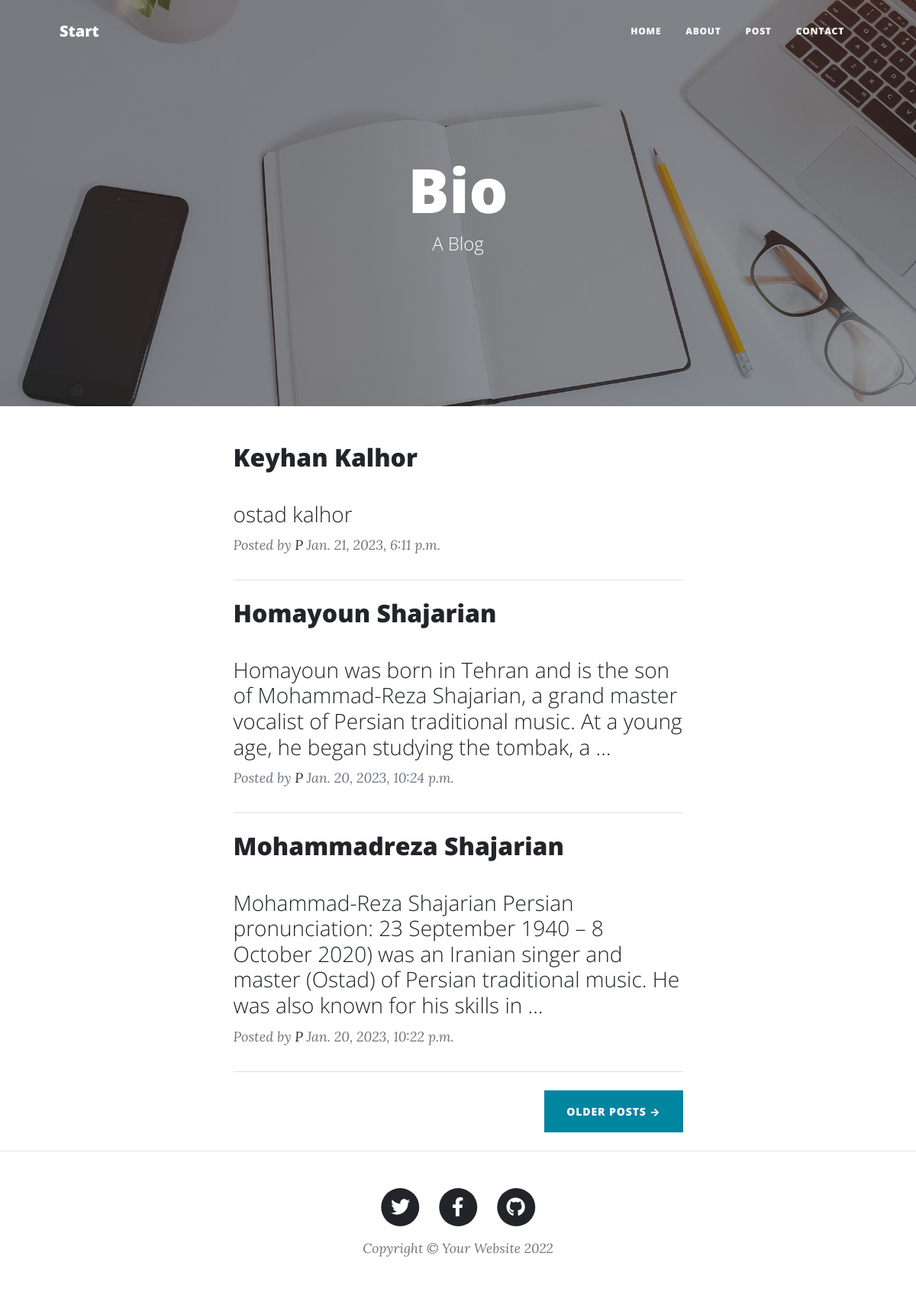
The page / on the database its author committed.
### blog/models.py (models this page shows, shortened)
class Article (models.Model):
    STATUS_CHOICES=(
    ("D","Draft"),
    ("P","Published")
    )
    title = models.CharField(max_length=200)
    slug = models.SlugField(max_length=100,unique=True)
    descriptions = models.TextField()
    thumbnail = models.ImageField(upload_to='images')
    publish = models.DateTimeField(default=timezone.now)
    created = models.DateTimeField(auto_now_add=True)
    updated = models.DateTimeField(auto_now=True)
    status = models.CharField(max_length=1,choices=STATUS_CHOICES)

### blog/views.py (the view)
# urls.py: path('',home,name='hello'),
def home(request):
    post = Article.objects.filter(status="P").order_by('-publish')
    context={
        'post':post
    }
    return render(request,'blog/index.html',context)

### templates/blog/index.html (shortened to what this page needs)
{% extends 'base.html' %}
{% load static %}
{% block header%}
<header class="masthead" style="background-image: url('static/blog/assets/img/home-bg.jpg')">
    <div class="container position-relative px-4 px-lg-5">
        <div class="row gx-4 gx-lg-5 justify-content-center">
            <div class="col-md-10 col-lg-8 col-xl-7">
                <div class="site-heading">
                    <h1>Bio</h1>
                    <span class="subheading">A Blog </span>
                </div>
            </div>
        </div>
    </div>
</header>
{% endblock %}
{% block content %}
        <div class="container px-4 px-lg-5">
            <div class="row gx-4 gx-lg-5 justify-content-center">
                <div class="col-md-10 col-lg-8 col-xl-7">
                    {% for post in post %}
                    <div class="post-preview">
                        <a href="{% url 'detail' post.id %}">
                            <h2 class="podfor st-title">{{post.title}}</h2>
                            <h3 class="post-subtitle">{{post.descriptions|truncatewords:30}}</h3>
                        </a>
                        <p class="post-meta">
                            Posted by
                            <a href="#!">{{post.status}}</a>
                            {{post.created}}
                        </p>
                    </div>
                    <hr class="my-4" />
                   {% endfor %}
                    <div class="d-flex justify-content-end mb-4"><a class="btn btn-primary text-uppercase" href="#!">Older Posts →</a></div>
                </div>
            </div>
        </div>
{% endblock %}

### rows shown on the page
Article: title "Keyhan Kalhor", descriptions "ostad kalhor", status "P", created "Jan. 21, 2023, 6:11 p.m."
Article: title "Homayoun Shajarian", descriptions "Homayoun was born in Tehran and is the son of Mohammad-Reza Shajarian, a grand master vocalist of Persian traditional music. At a young age, he began studying the tombak, a …", status "P", created "Jan. 20, 2023, 10:24 p.m."
Article: title "Mohammadreza Shajarian", descriptions "Mohammad-Reza Shajarian Persian pronunciation: 23 September 1940 – 8 October 2020) was an Iranian singer and master (Ostad) of Persian traditional music. He was also known for his skills in …", status "P", created "Jan. 20, 2023, 10:22 p.m."
